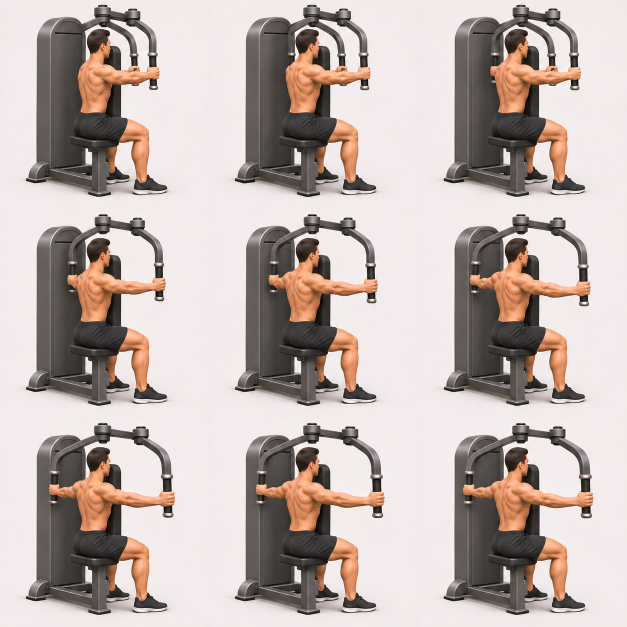
#> input picture docs/generated-frames-bc-v1/reverse-pec-deck/sheet-v6-annotated-repair-candidate.png, 1254 x 1254 px (shown at 1/2 size)
$ python compose-clean-plate.py
#> lines starting #> are read from the running program, lines starting #| are printed output that depends on the picture; after the words box and inside, x2 and y2 are one past the last pixel; in counts of white or black regions, pixels touching at a corner belong together
"""Source-pixel plate/masks for the native far-lever midpoint; no generated anatomy."""
from pathlib import Path
from PIL import Image, ImageDraw, ImageFilter
import numpy as np
import hashlib, json

HERE = Path(__file__).resolve().parent
SOURCE = HERE.parent

def sha(p):
    return hashlib.sha256(p.read_bytes()).hexdigest()

v6_path = SOURCE / 'sheet-v6-annotated-repair-candidate.png'
v7_path = SOURCE / 'midpoint-v7-candidate.png'
closed = Image.open(v6_path).convert('RGB').crop((0, 0, 418, 418)).resize((512, 512), Image.Resampling.LANCZOS)
base = Image.open(v7_path).convert('RGB').resize((512, 512), Image.Resampling.LANCZOS)
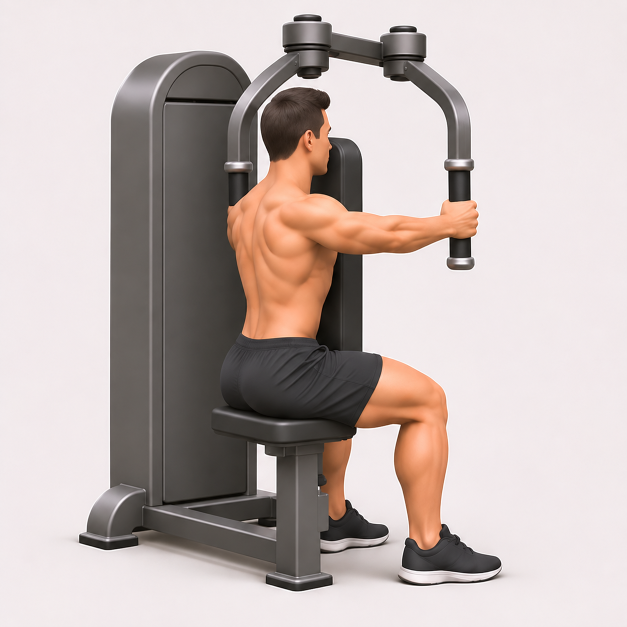
#> input picture docs/generated-frames-bc-v1/reverse-pec-deck/midpoint-v7-candidate.png, 1254 x 1254 px (shown at 1/2 size)

# Copy the closed reference only over the unwanted opened far branch/limb.
# Neither original near arm nor the right-side cleared area is inside this mask.
removal_polygon = [(245,43),(255,45),(255,63),(224,85),(215,106),(212,130),
                   (212,149),(218,162),(218,184),(215,211),(209,227),
                   (191,228),(180,207),(178,179),(178,153),(181,127),
                   (176,110),(181,90),(197,72),(219,54),(236,45)]
removal = Image.new('L', (512,512), 0)
#> removal: PIL image 512x512 L; every value is 0
ImageDraw.Draw(removal).polygon(removal_polygon, fill=255)
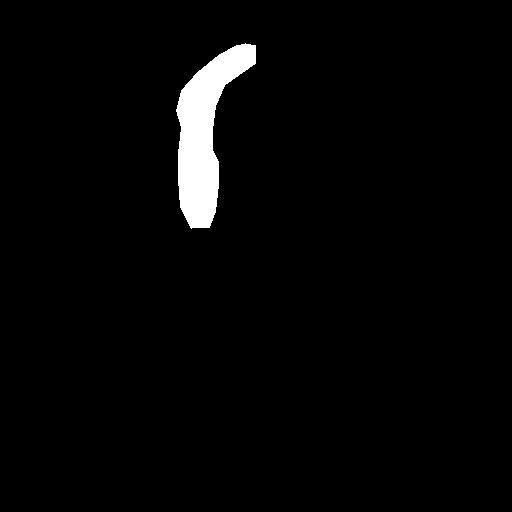
#> removal: PIL image 512x512 L; 2.6% white; 1 white region, box (x1, y1, x2, y2) and area: (176, 43, 256, 229) 6846
# A one-pixel source-source transition, contained inside the declared polygon.
soft = removal.filter(ImageFilter.GaussianBlur(0.6))
soft = Image.fromarray(np.minimum(np.asarray(soft), np.asarray(removal)))
plate = Image.composite(closed, base, soft)
plate.save(HERE / 'clean-plate.png')
removal.save(HERE / 'removal-region-mask.png')
soft.save(HERE / 'source-blend-mask.png')

# Actual human silhouette, foreground only. Machine, grips, and backrest excluded.
# The lower edge lies inside the torso, below the new far gear's complete extent.
human_polygon = [(213,95),(217,85),(226,78),(237,73),(247,71),
                 (259,73),(267,76),(271,80),(270,87),(265,91),
                 (267,98),(269,101),(270,106),(267,111),(270,119),
                 (270,123),(266,126),(265,136),(260,140),(254,140),
                 (253,153),(264,155),(278,160),(289,169),(306,173),
                 (340,174),(357,171),(361,164),(366,163),(369,165),
                 (374,163),(380,164),(385,163),(389,166),(390,173),
                 (387,181),(389,187),(386,193),(378,197),(366,195),
                 (351,193),(330,200),(309,205),(292,207),(279,203),
                 (271,220),(201,220),(193,206),(189,192),(188,176),
                 (192,166),(199,159),(209,151),(220,140),(224,130),
                 (218,120),(214,111),(212,102)]
human = Image.new('L',(512,512),0)
ImageDraw.Draw(human).polygon(human_polygon, fill=255)
#> human: PIL image 512x512 L; 4.9% white; 1 white region, box (x1, y1, x2, y2) and area: (188, 71, 391, 221) 12927
human.save(HERE / 'foreground-human-mask.png')
rgba = plate.convert('RGBA'); rgba.putalpha(human)
rgba.save(HERE / 'foreground-human.png')

# Far hand/wrist skin copied from closed cell 0. Excludes the near forearm below
# y175 and the black grip. Translation only by downstream renderer.
hand_polygon = [(309,172),(313,166),(318,162),(324,161),(330,162),
                (335,161),(340,163),(343,167),(342,171),(338,174),
                (332,174),(326,171),(322,171),(318,174),(312,175)]
hand_mask = Image.new('L',(512,512),0)
ImageDraw.Draw(hand_mask).polygon(hand_polygon, fill=255)
#> hand_mask: PIL image 512x512 L; 0.14% white; 1 white region, box (x1, y1, x2, y2) and area: (309, 161, 344, 176) 355
rgb = np.asarray(closed).astype(np.int16)
skin = (rgb[:,:,0] > 130) & (rgb[:,:,0]-rgb[:,:,1] > 15) & (rgb[:,:,0]-rgb[:,:,2] > 25)
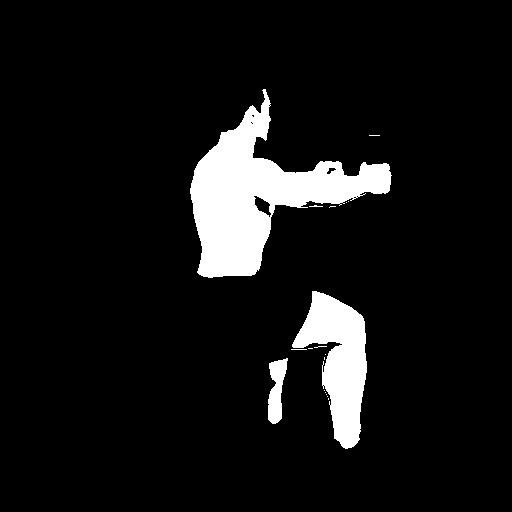
#> skin: shape (512, 512) bool; 8.1% white; 18 white regions (15 under 20 px), largest, box (x1, y1, x2, y2) and area: (190, 89, 392, 278) 14220, (292, 291, 367, 449) 6093, (268, 358, 288, 424) 824
hand_mask = Image.fromarray((np.asarray(hand_mask).astype(bool) & skin).astype('uint8')*255)
#> hand_mask: PIL image 512x512 L; 0.12% white; 1 white region, box (x1, y1, x2, y2) and area: (309, 162, 343, 176) 304
hand_bbox = hand_mask.getbbox()
#> hand_bbox = (309, 162, 343, 176)
hand = closed.convert('RGBA'); hand.putalpha(hand_mask)
#> after `hand.putalpha(hand_mask)`:
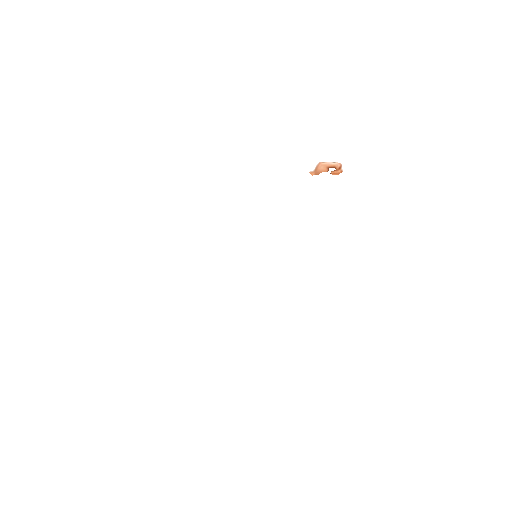
#> hand: PIL image 512x512 RGBA; mean R, G, B, A 189.8, 178, 174, 0.3; transparent parts drawn white
hand.crop(hand_bbox).save(HERE / 'hand-far-source.png')
hand_mask.save(HERE / 'hand-far-source-mask-full.png')

# Side-by-side diagnostics, including the exact source blend mask overlay.
contact = Image.new('RGB',(1536,512),'white')
#> contact: PIL image 1536x512 RGB; every value is 255
contact.paste(base,(0,0)); contact.paste(plate,(512,0)); contact.paste(rgba,(1024,0),human)
#> after `contact.paste(base, (0, 0))`:
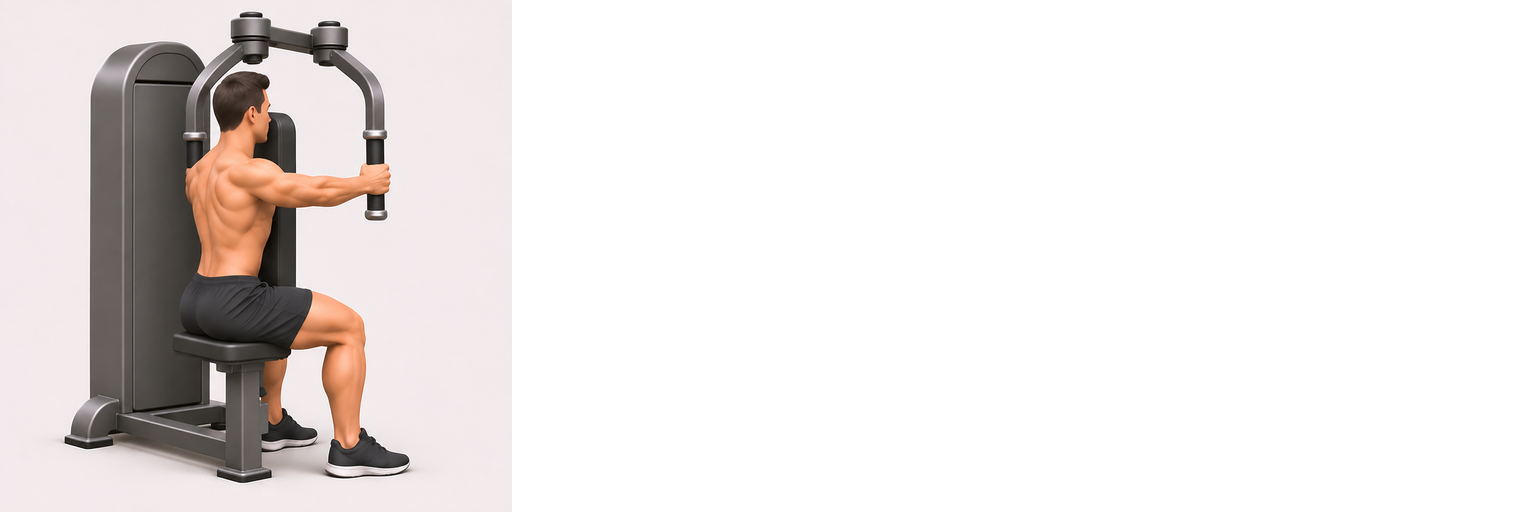
#> contact: PIL image 1536x512 RGB; mean R, G, B 234.1, 230, 228.9
#> after `contact.paste(plate, (512, 0))`:
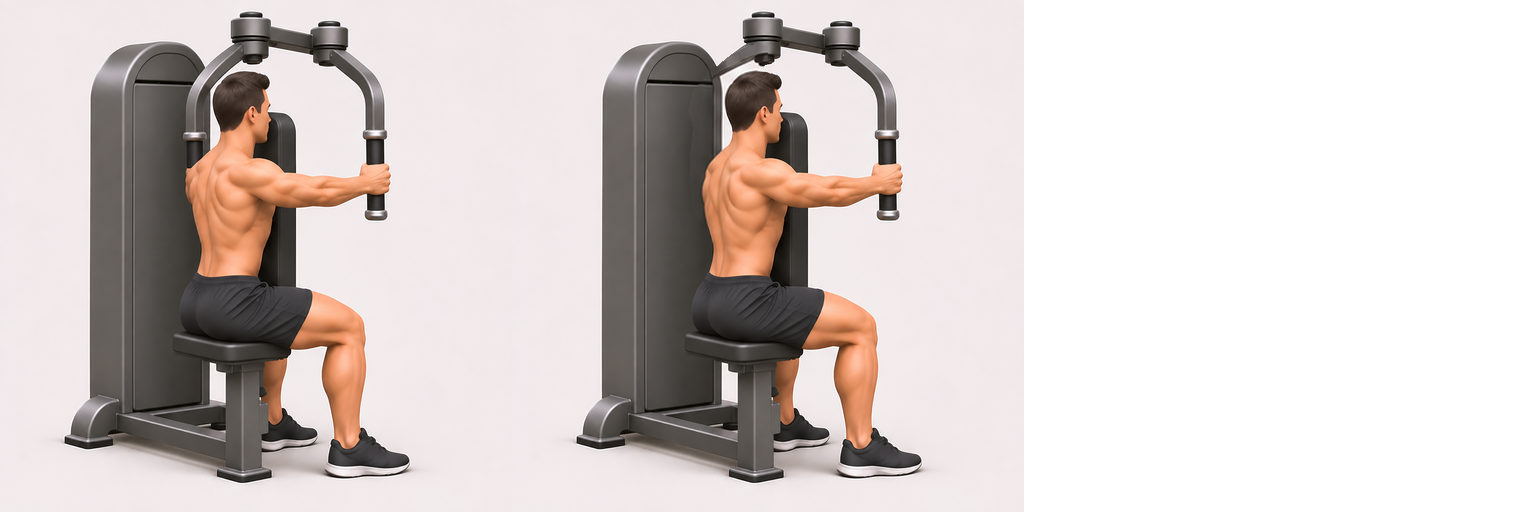
#> contact: PIL image 1536x512 RGB; mean R, G, B 213.2, 204.9, 202.7
contact.save(HERE / 'qa' / 'clean-plate-comparison.png')
overlay = Image.blend(plate, Image.composite(Image.new('RGB',(512,512),(245,50,50)),plate,human),0.35)
overlay.save(HERE / 'qa' / 'foreground-human-overlay.png')
hand_crop = hand.crop(hand_bbox)
enlarged = hand_crop.resize((hand_crop.width*12, hand_crop.height*12),Image.Resampling.NEAREST)
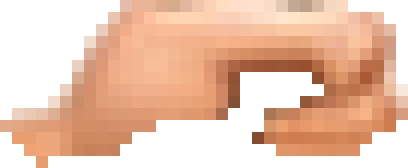
#> enlarged: PIL image 408x168 RGBA; mean R, G, B, A 217.8, 164.9, 135.4, 162.9; transparent parts drawn white
checker = Image.new('RGBA',enlarged.size,'white'); checker.alpha_composite(enlarged)
#> after `checker = Image.new('RGBA', enlarged.size, 'white')`: checker: PIL image 408x168 RGBA; every value is 255
checker.convert('RGB').save(HERE / 'qa' / 'hand-source-enlarged.png')

changed = np.any(np.asarray(plate) != np.asarray(base), axis=2)
#> changed: shape (512, 512) bool; 2.6% white; 1 white region, box (x1, y1, x2, y2) and area: (176, 43, 256, 229) 6833
outside = np.asarray(removal)==0
assert not np.any(changed & outside), 'Pixels changed outside the declared source-copy polygon'
meta = {
 'purpose':'Clean source-pixel human plate for native far metal midpoint; no generated/drawn anatomy',
 'sources': [{'path':str(v6_path.relative_to(SOURCE.parent.parent.parent)), 'sha256':sha(v6_path), 'crop':[0,0,418,418]},
             {'path':str(v7_path.relative_to(SOURCE.parent.parent.parent)), 'sha256':sha(v7_path)}],
 'normalization':{'size':[512,512],'resize':'Pillow LANCZOS, RGB','translation_xy':[0,0],
                  'registration':'fixed base NCC 0.9937604 at ROI [40,405,265,505]; integer shift [0,0]'},
 'plate':{'base':'normalized V7', 'replacement':'normalized V6 closed cell0', 'polygon_xy':removal_polygon,
          'boundary':'Gaussian sigma0.6, clamped inside binary replacement polygon',
          'changed_pixels':int(changed.sum()),'outside_polygon_identical_to_v7':True},
 'foreground':{'mask':'foreground-human-mask.png','reference_rgb':'clean-plate.png','format':'L, binary0/255',
               'polygon_xy':human_polygon,'scope':'head, hair, neck, upper torso and near arm/hand; no machine/backrest/metal',
               'lower_edge_y':220},
 'hand':{'rgba':'hand-far-source.png','source':'normalized V6 closed cell0','crop_xyxy':hand_bbox,
         'contact_center_full512':[329,169],'contact_center_in_crop':[329-hand_bbox[0],169-hand_bbox[1]],
         'polygon_full_xy':hand_polygon,'skin_threshold':'R>130,R-G>15,R-B>25 within polygon',
         'transform_allowed':'translation only; renderer occludes using foreground-human-mask.png'},
 'suggested_new_far_grip_center_full512':[252.3,167],
 'suggested_far_pivot_full512':[240.1,24.5],
 'fixed_cap':'Overlay original cap from qa/canonical-closed-512.png or qa/v7-base-512.png last; cap excluded from human mask',
 'layer_order':['clean-plate','native far lever and black grip','translated source hand','foreground-human','original fixed cap'],
 'outputs':{}
}
for name in ['clean-plate.png','removal-region-mask.png','source-blend-mask.png','foreground-human-mask.png',
             'foreground-human.png','hand-far-source.png','hand-far-source-mask-full.png']:
#> (the run stopped early here; a loop or call above may not have finished)
